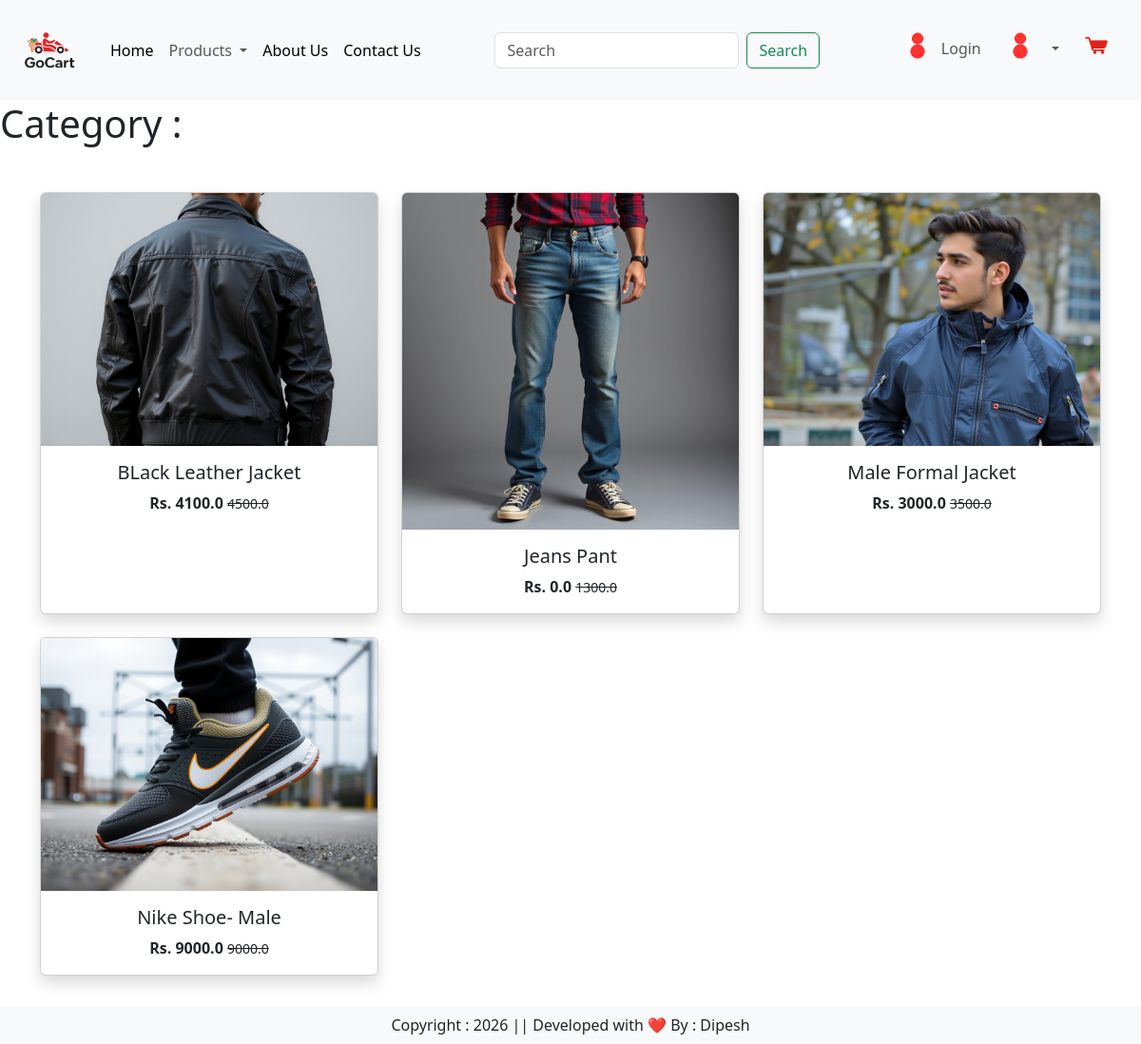
Screenshot of /gocart/category/mc with the database file from the repository.
### goCart/models.py (models this page shows, shortened)
class Product(models.Model):
    title = models.CharField(max_length=100)
    selling_price = models.FloatField()
    discounted_price = models.FloatField()
    description = models.TextField()
    prodapp = models.TextField(default='')
    category = models.CharField(choices=CATEGORY_CHOICES , max_length=2)
    product_image = models.ImageField(upload_to='product/')
    class Meta:
        ordering = ['title']

### goCart/views.py (the view)
# urls.py: path('category/<slug:val>', views.CategoryView.as_view(), name='category'),
class CategoryView(View):
    def get(self,request,val):
        product = Product.objects.filter(category = val)
        return render(request, 'goCart/category.html',locals())

### goCart/templates/goCart/category.html (shortened to what this page needs)
{% extends "goCart/base.html" %}
{% load static %}
{% block main-content %}
<h1>Category :</h1>
<div class="container text-center">
    <div class="row mt-5">
        {% for item in product %}
        <div class=" col-lg-4 col-md-6 mb-4">
            <a href="#">
                <div class="card project-card h-100 shadow">
                    <img src="{{item.product_image.url}}" class="card-img-top">
                    <div class="card-body">
                        <h5>{{ item.title }}</h5>
                        <div class="fw-bold">
                            Rs. {{item.discounted_price}}
                            <small class="fw-light text-decoration-line-through">{{ item.selling_price}}
                            </small>
                        </div>
                    </div>
                </div>
            </a>
        </div>
        {% endfor %}
    </div>
</div>
{% endblock main-content %}

### goCart/static/goCart/css/style.css (style rules this page uses)
html, body { text-decoration: none; margin: 0; padding: 0; }
a { text-decoration: none; }

### rows the page displays
Product: product_image (picture), title "BLack Leather Jacket", discounted_price "4100.0", selling_price "4500.0"
Product: product_image (picture), title "Jeans Pant", discounted_price "0.0", selling_price "1300.0"
Product: product_image (picture), title "Male Formal Jacket", discounted_price "3000.0", selling_price "3500.0"
Product: product_image (picture), title "Nike Shoe- Male", discounted_price "9000.0", selling_price "9000.0"
